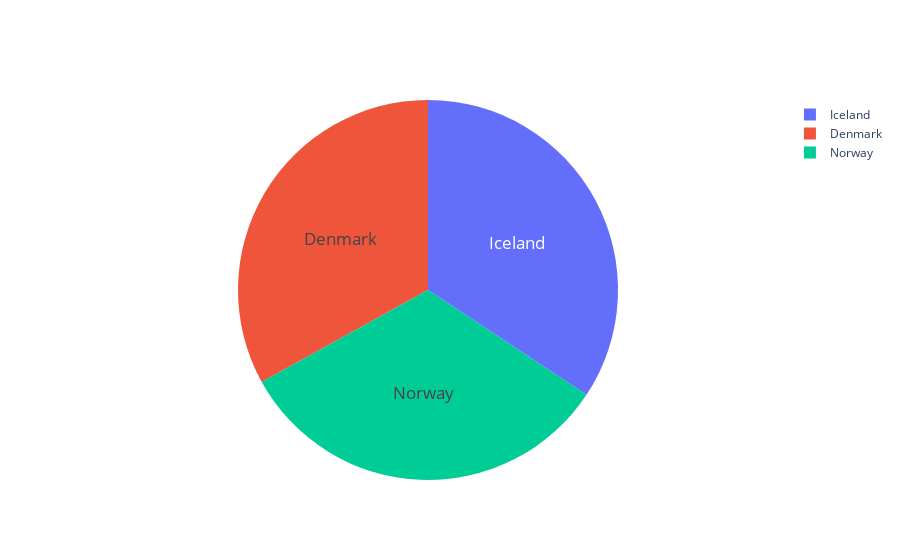

The notebook cell this image was saved under:
### Code cell
labels = top3fam.Country
values = top3fam.Family

fig = go.Figure(data=[go.Pie(labels=labels, values=values)])
fig.update_traces(hoverinfo='label', textinfo='label', textfont_size=17)

fig.show()

### Figure 1 — Plotly figure (JSON) as saved in the notebook; plotly's stock layout.template omitted (floating-point values rounded to 4 significant figures)
{"data": [{"hoverinfo": "label", "labels": ["Iceland", "Denmark", "Norway"], "textfont": {"size": 17}, "textinfo": "label", "type": "pie", "values": [0.8053, 0.7756, 0.7668]}], "layout": {}}
